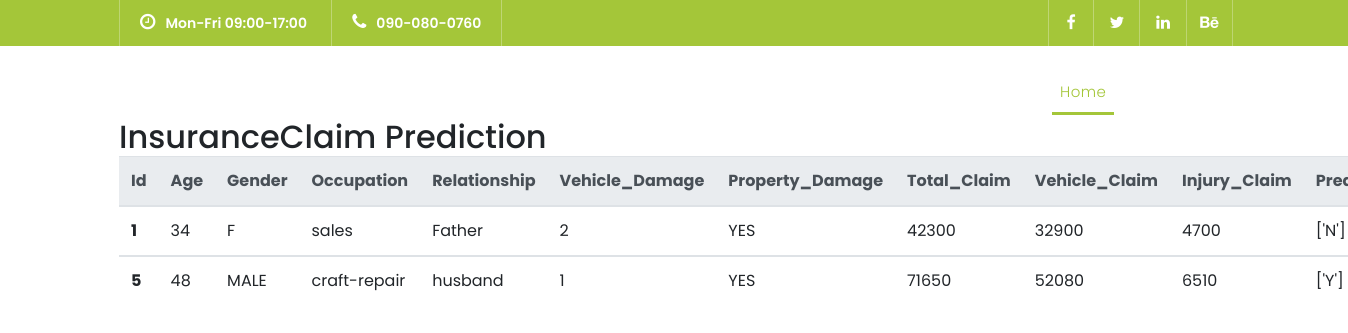
The page /adminhome on the database its author committed.
### Customer/models.py (models this page shows)
class Insurance_Claim(models.Model):
    Age=models.CharField(max_length=250)
    Gender=models.CharField(max_length=250)
    Education=models.CharField(max_length=250)
    Occupation=models.CharField(max_length=250)
    Relationship=models.CharField(max_length=250)
    Incident_Type=models.CharField(max_length=250)
    Collision_Type=models.CharField(max_length=250)
    Incident_Severity=models.CharField(max_length=250)
    Authorities_Contacted=models.CharField(max_length=250)
    Vehicle_Damage=models.CharField(max_length=250)
    Property_Damage=models.CharField(max_length=250)
    Bodily_Injuries=models.CharField(max_length=250)
    Witness=models.CharField(max_length=250)
    Police_Report=models.CharField(max_length=250)
    Total_Claim=models.CharField(max_length=250)
    Injury_Claim=models.CharField(max_length=250)
    Property_Claim=models.CharField(max_length=250)
    Vehicle_Claim=models.CharField(max_length=250)
    Prediction=models.CharField(max_length=250)

### Customer/views.py (the view)
# urls.py: path('adminhome',views.adminhome,name='adminhome'),
def adminhome(request):
    ic=Insurance_Claim.objects.all()
    return render(request,"adminhome.html",{"ic":ic})

### templates/adminhome.html (shortened to what this page needs)
{% load static %}
<!DOCTYPE html>
<html lang="en">
  <head>
    <link href="{% static 'vendor/bootstrap/css/bootstrap.min.css' %}" rel="stylesheet">
    <link rel="stylesheet" href="{% static 'assets/css/fontawesome.css' %}">
    <link rel="stylesheet" href="{% static 'assets/css/templatemo-finance-business.css' %}">
    <link rel="stylesheet" href="{% static 'assets/css/owl.css' %}">
  </head>
  <body>
    <div class="sub-header">
      <div class="container">
        <div class="row">
          <div class="col-md-8 col-xs-12">
            <ul class="left-info">
              <li><a href="#"><i class="fa fa-clock-o"></i>Mon-Fri 09:00-17:00</a></li>
              <li><a href="#"><i class="fa fa-phone"></i>090-080-0760</a></li>
            </ul>
          </div>
          <div class="col-md-4">
            <ul class="right-icons">
              <li><a href="#"><i class="fa fa-facebook"></i></a></li>
              <li><a href="#"><i class="fa fa-twitter"></i></a></li>
              <li><a href="#"><i class="fa fa-linkedin"></i></a></li>
              <li><a href="#"><i class="fa fa-behance"></i></a></li>
            </ul>
          </div>
        </div>
      </div>
    </div>
    <header class="">
      <nav class="navbar navbar-expand-lg">
        <div class="container">
          <a class="navbar-brand" href="index.html"><h2>InsuranceClaim</h2></a>
          <div class="collapse navbar-collapse" id="navbarResponsive">
            <ul class="navbar-nav ml-auto">
              <li class="nav-item active">
                <a class="nav-link" href="adminhome">Home
                </a>
              </li>
              <li class="nav-item">
                <a class="nav-link" href="logout">Logout</a>
              </li>
              </ul>
          </div>
        </div>
      </nav>
    </header>
<br><br><br>
    <section class="contact_section layout_padding">
        <div class="container">
          <div class="d-flex ">
            <h2>
          InsuranceClaim Prediction
            </h2>
          </div>
          <table class="table">
            <thead class="thead-light">
              <tr>
                <th scope="col">Id</th>
                <th scope="col">Age</th>
                <th scope="col">Gender</th>
                <th scope="col">Occupation</th>
                <th scope="col">Relationship</th>
                <th scope="col">Vehicle_Damage</th>
                <th scope="col">Property_Damage</th>
                <th scope="col">Total_Claim</th>
                <th scope="col">Vehicle_Claim</th>
                <th scope="col">Injury_Claim</th>
                <th scope="col">Prediction</th>
              </tr>
            </thead>
            {% for i in ic %}
            <tbody >
              <tr>
                <th scope="row">{{i.id}}</th>
                <td>{{i.Age}}</td>
                <td>{{i.Gender}}</td>
                <td>{{i.Occupation}}</td>
                <td>{{i.Relationship}}</td>
                <td>{{i.Vehicle_Damage}}</td>
                <td>{{i.Property_Damage}}</td>
                <td>{{i.Total_Claim}}</td>
                <td>{{i.Vehicle_Claim}}</td>
                <td>{{i.Injury_Claim}}</td>
                <td>{{i.Prediction}}</td>
              </tr>
              </tbody>
              {% endfor%}
          </table>
        </div>
      </section>
  </body>
</html>

### static/assets/css/templatemo-finance-business.css (style rules this page uses)
body { font-family: 'Poppins', sans-serif; overflow-x: hidden; text-rendering: optimizeLegibility; -webkit-font-smoothing: antialiased; -moz-osx-font-smoothing: grayscale; }
a { text-decoration: none!important; }
ul { padding: 0; margin: 0; list-style: none; }
h1,h2,h3,h4,h5,h6 { margin: 0px; }
.sub-header { background-color: #a4c639; height: 46px; line-height: 46px; }
.sub-header ul li { display: inline-block; }
.sub-header ul.left-info li { border-left: 1px solid rgba(250,250,250,0.3); padding: 0px 20px; }
.sub-header ul.left-info li:last-child { border-right: 1px solid rgba(250,250,250,0.3); }
.sub-header ul.left-info li i { margin-right: 10px; font-size: 18px; }
.sub-header ul.left-info li a { color: #fff; font-size: 14px; font-weight: 600; }
.sub-header ul.right-icons { float: right; }
.sub-header ul.right-icons li { margin-right: -4px; width: 46px; display: inline-block; text-align: center; border-right: 1px solid rgba(250,250,250,0.3); }
.sub-header ul.right-icons li:first-child { border-left: 1px solid rgba(250,250,250,0.3); }
.sub-header ul.right-icons li a { color: #fff; transition: all 0.3s; }
header { position: absolute; z-index: 99999; width: 100%; background-color: transparent!important; height: 80px; -webkit-transition: all 0.3s ease-in-out 0s; -moz-transition: all 0.3s ease-in-out 0s; -o-transition: all 0.3s ease-in-out 0s; transition: all 0.3s ease-in-out 0s; }
header .navbar { padding: 20px 0px; }
.navbar .navbar-brand { float: left; margin-top: 12px; outline: none; }
.navbar .navbar-brand h2 { color: #fff; text-transform: uppercase; font-size: 24px; font-weight: 700; -webkit-transition: all .3s ease 0s; -moz-transition: all .3s ease 0s; -o-transition: all .3s ease 0s; transition: all .3s ease 0s; }
#navbarResponsive { z-index: 999; }
.navbar-collapse { text-align: center; }
.navbar .navbar-nav .nav-item { margin: 0px 15px; }
.navbar .navbar-nav a.nav-link { text-transform: capitalize; font-size: 15px; font-weight: 300; letter-spacing: 0.5px; color: #fff; transition: all 0.5s; margin-top: 5px; }
.navbar .navbar-nav .nav-link:hover, .navbar .navbar-nav .active>.nav-link, .navbar .navbar-nav .nav-link.active, .navbar .navbar-nav .nav-link.show, .navbar .navbar-nav .show>.nav-link { color: #a4c639; border-bottom: 3px solid #a4c639; }
*, *:before, *:after { -webkit-box-sizing: border-box; box-sizing: border-box; -webkit-font-smoothing: antialiased; -moz-osx-font-smoothing: grayscale; }

### rows shown on the page
Insurance_Claim: id "1", Age "34", Gender "F", Occupation "sales", Relationship "Father", Vehicle_Damage "2", Property_Damage "YES", Total_Claim "42300", Vehicle_Claim "32900", Injury_Claim "4700", Prediction "['N']"
Insurance_Claim: id "5", Age "48", Gender "MALE", Occupation "craft-repair", Relationship "husband", Vehicle_Damage "1", Property_Damage "YES", Total_Claim "71650", Vehicle_Claim "52080", Injury_Claim "6510", Prediction "['Y']"
